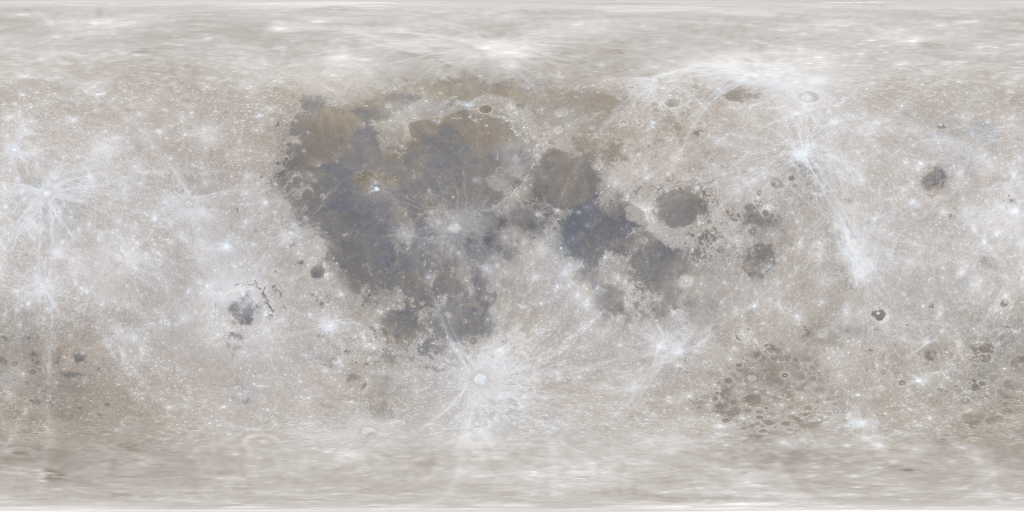
#> input picture globe/assets/albedo_2k.jpg, 2048 x 1024 px (shown at 1/2 size)
$ python preview.py
#> lines starting #> are read from the running program, lines starting #| are printed output that depends on the picture
"""Derive a 512 by 256 first frame from the existing 2k scientific-display assets."""
from pathlib import Path
import numpy as np
from PIL import Image


def average(image):
    values = np.asarray(image, dtype=np.float64) / 255.0
    if values.shape != (1024, 2048, 3) or not np.isfinite(values).all():
        raise ValueError('Expected a finite 2k RGB image')
    return values.reshape(256, 4, 512, 4, 3).mean(axis=(1, 3))


def normal_preview(image):
    vectors = average(image) * 2.0 - 1.0
    lengths = np.linalg.norm(vectors, axis=2, keepdims=True)
    if np.any(lengths < 1e-6):
        raise ValueError('Degenerate mean normal')
    return Image.fromarray(np.rint((vectors / lengths + 1.0) * 127.5).astype(np.uint8))


def main():
    directory = Path(__file__).parent
    source = np.asarray(Image.open(directory/'albedo_2k.jpg'), dtype=np.float64)/255.0
    linear = np.where(source <= 0.04045, source/12.92, ((source+0.055)/1.055)**2.4)
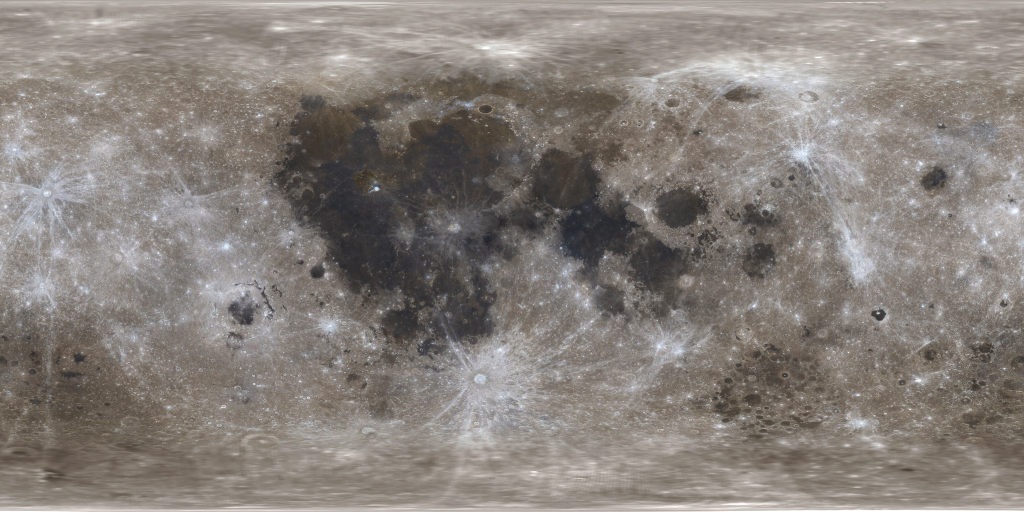
#> linear: shape (1024, 2048, 3) float64 (shown at 1/2 size); mean R, G, B 0.531, 0.505, 0.484
    mean = linear.reshape(256, 4, 512, 4, 3).mean(axis=(1, 3))
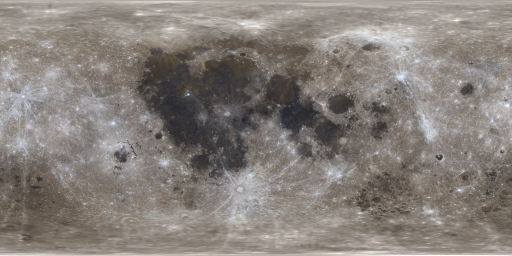
#> mean: shape (256, 512, 3) float64; mean R, G, B 0.531, 0.505, 0.484
    srgb = np.where(mean <= 0.0031308, mean*12.92, 1.055*mean**(1/2.4)-0.055)
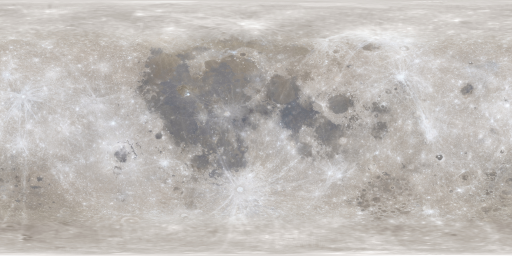
#> srgb: shape (256, 512, 3) float64; mean R, G, B 0.748, 0.731, 0.716
    Image.fromarray(np.rint(srgb*255).astype(np.uint8)).save(directory/'albedo_preview.jpg', quality=87, subsampling=0, optimize=True)
    normal_preview(Image.open(directory/'normal_2k.png')).save(directory/'normal_preview.webp', lossless=True, method=6)
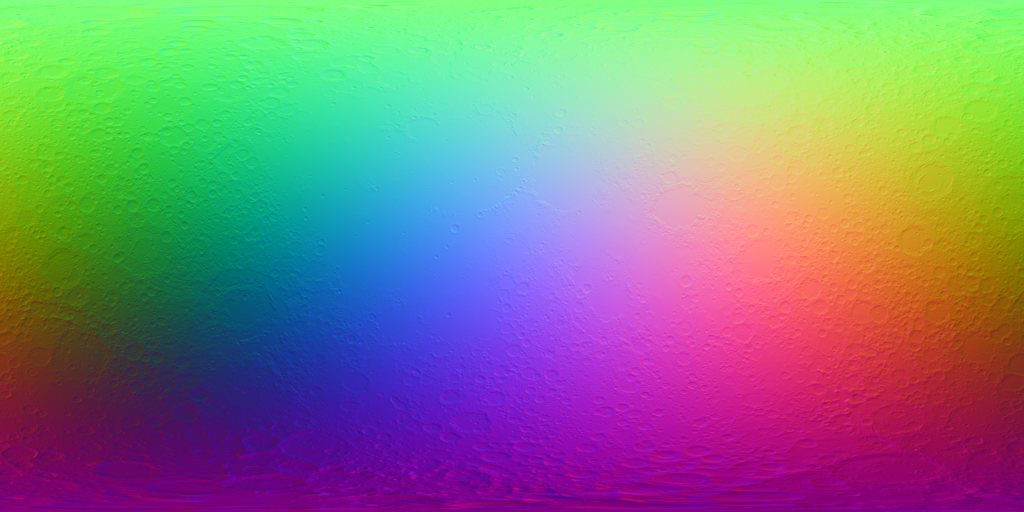
#> input picture globe/assets/normal_2k.png, 2048 x 1024 px (shown at 1/2 size)
#> in average, `return values.reshape(256, 4, 512, 4, 3).mean(axis=(1, 3))`:
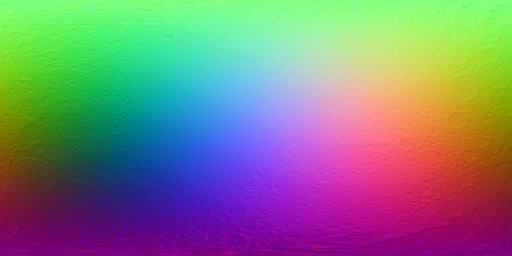
#> returned value: shape (256, 512, 3) float64; mean of channels 0, 1, 2 0.5, 0.5, 0.5; drawn as R, G, B
#> in normal_preview, image is the input picture: PIL image 2048x1024 RGB; mean R, G, B 127.5, 127.6, 127.6
#> in normal_preview, `lengths = np.linalg.norm(vectors, axis=2, keepdims=True)`:
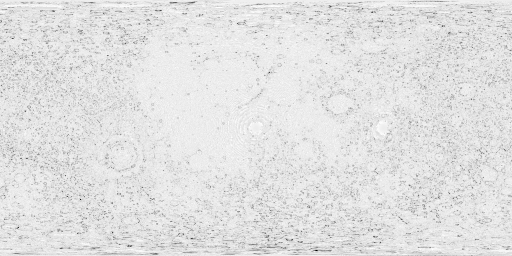
#> lengths: shape (256, 512, 1) float64; min 0.953, max 1, mean 0.998; drawn with min black and max white
    for name in ['albedo_preview.jpg', 'normal_preview.webp']:
        print(name, (directory/name).stat().st_size)


if __name__ == '__main__':
#> (the run stopped early here; a loop or call above may not have finished)
